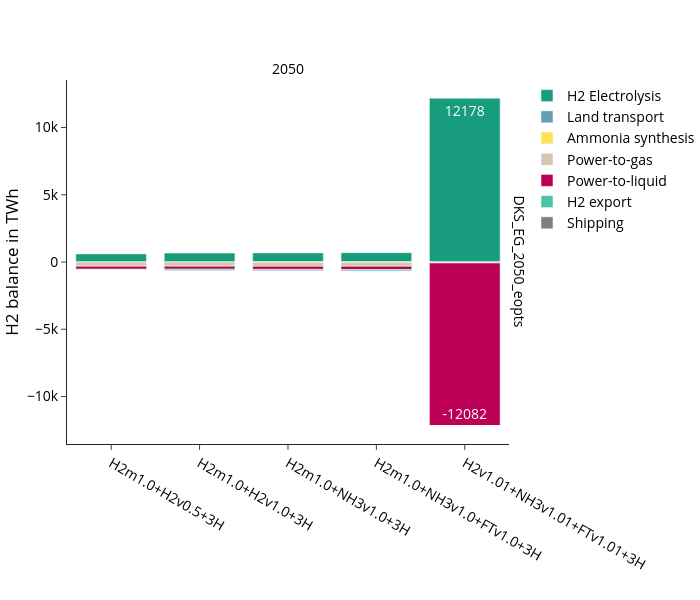

The cell this chart's notebook holds for it:
### Code cell
fig_name = "hydrogen_balance_TWh"
fig = px.bar(
    df, 
    **fig_kwargs,
    color_discrete_map=colors["hydrogen"],
    category_orders={
        "variable":list(colors["hydrogen"].keys()),
        "scen": scen_order
        },
    #facet_col_spacing=0.1,
    labels={"value":"H2 balance in TWh","year":"",
            "variable":"", 
            "scen": ""},

)
update_layout(fig)

print("Totals per scenario and year:", demand_sum_df)
fig.show()
#save_plotly_fig(df, fig, fig, sdir, f"{idx_group_name}_{fig_name}")

### Figure 1 — Plotly figure (JSON) as saved in the notebook; plotly's stock layout.template omitted (floating-point values rounded to 4 significant figures)
{"data": [{"hovertemplate": "=%{x}<br>run_name=DKS_EG_2050_eopts<br>H2 balance in TWh=%{text}<extra></extra>", "legendgroup": "H2 Electrolysis", "marker": {"color": "#179c7d", "pattern": {"shape": ""}}, "name": "H2 Electrolysis", "orientation": "v", "showlegend": true, "text": [601.8, 664.1, 676.3, 689.5, 12180.0], "textangle": 0, "textposition": "inside", "texttemplate": "%{y:.0f}", "type": "bar", "x": ["H2m1.0+H2v0.5+3H", "H2m1.0+H2v1.0+3H", "H2m1.0+NH3v1.0+3H", "H2m1.0+NH3v1.0+FTv1.0+3H", "H2v1.01+NH3v1.01+FTv1.01+3H"], "xaxis": "x", "y": [601.8, 664.1, 676.3, 689.5, 12180.0], "yaxis": "y"}, {"hovertemplate": "=%{x}<br>run_name=DKS_EG_2050_eopts<br>H2 balance in TWh=%{text}<extra></extra>", "legendgroup": "Land transport", "marker": {"color": "#669db2", "pattern": {"shape": ""}}, "name": "Land transport", "orientation": "v", "showlegend": true, "text": [-5.3, -5.3, -5.3, -5.3, -5.3], "textangle": 0, "textposition": "inside", "texttemplate": "%{y:.0f}", "type": "bar", "x": ["H2m1.0+H2v0.5+3H", "H2m1.0+H2v1.0+3H", "H2m1.0+NH3v1.0+3H", "H2m1.0+NH3v1.0+FTv1.0+3H", "H2v1.01+NH3v1.01+FTv1.01+3H"], "xaxis": "x", "y": [-5.3, -5.3, -5.3, -5.3, -5.3], "yaxis": "y"}, {"hovertemplate": "=%{x}<br>run_name=DKS_EG_2050_eopts<br>H2 balance in TWh=%{text}<extra></extra>", "legendgroup": "Ammonia synthesis", "marker": {"color": "#fce356", "pattern": {"shape": ""}}, "name": "Ammonia synthesis", "orientation": "v", "showlegend": true, "text": [-12.1, -12.1], "textangle": 0, "textposition": "inside", "texttemplate": "%{y:.0f}", "type": "bar", "x": ["H2m1.0+NH3v1.0+3H", "H2m1.0+NH3v1.0+FTv1.0+3H"], "xaxis": "x", "y": [-12.1, -12.1], "yaxis": "y"}, {"hovertemplate": "=%{x}<br>run_name=DKS_EG_2050_eopts<br>H2 balance in TWh=%{text}<extra></extra>", "legendgroup": "Power-to-gas", "marker": {"color": "#d3c7ae", "pattern": {"shape": ""}}, "name": "Power-to-gas", "orientation": "v", "showlegend": true, "text": [-303.0, -302.9, -303.0, -303.1, -70.3], "textangle": 0, "textposition": "inside", "texttemplate": "%{y:.0f}", "type": "bar", "x": ["H2m1.0+H2v0.5+3H", "H2m1.0+H2v1.0+3H", "H2m1.0+NH3v1.0+3H", "H2m1.0+NH3v1.0+FTv1.0+3H", "H2v1.01+NH3v1.01+FTv1.01+3H"], "xaxis": "x", "y": [-303.0, -302.9, -303.0, -303.1, -70.3], "yaxis": "y"}, {"hovertemplate": "=%{x}<br>run_name=DKS_EG_2050_eopts<br>H2 balance in TWh=%{text}<extra></extra>", "legendgroup": "Power-to-liquid", "marker": {"color": "#bb0056", "pattern": {"shape": ""}}, "name": "Power-to-liquid", "orientation": "v", "showlegend": true, "text": [-228.0, -228.0, -228.0, -241.1, -12080.0], "textangle": 0, "textposition": "inside", "texttemplate": "%{y:.0f}", "type": "bar", "x": ["H2m1.0+H2v0.5+3H", "H2m1.0+H2v1.0+3H", "H2m1.0+NH3v1.0+3H", "H2m1.0+NH3v1.0+FTv1.0+3H", "H2v1.01+NH3v1.01+FTv1.01+3H"], "xaxis": "x", "y": [-228.0, -228.0, -228.0, -241.1, -12080.0], "yaxis": "y"}, {"hovertemplate": "=%{x}<br>run_name=DKS_EG_2050_eopts<br>H2 balance in TWh=%{text}<extra></extra>", "legendgroup": "H2 export", "marker": {"color": "#4CC2A6", "pattern": {"shape": ""}}, "name": "H2 export", "orientation": "v", "showlegend": true, "text": [-62.5, -125.0, -125.0, -125.0, -18.0], "textangle": 0, "textposition": "inside", "texttemplate": "%{y:.0f}", "type": "bar", "x": ["H2m1.0+H2v0.5+3H", "H2m1.0+H2v1.0+3H", "H2m1.0+NH3v1.0+3H", "H2m1.0+NH3v1.0+FTv1.0+3H", "H2v1.01+NH3v1.01+FTv1.01+3H"], "xaxis": "x", "y": [-62.5, -125.0, -125.0, -125.0, -18.0], "yaxis": "y"}, {"hovertemplate": "=%{x}<br>run_name=DKS_EG_2050_eopts<br>H2 balance in TWh=%{text}<extra></extra>", "legendgroup": "Shipping", "marker": {"color": "#7F7F7F", "pattern": {"shape": ""}}, "name": "Shipping", "orientation": "v", "showlegend": true, "text": [-2.9, -2.9, -2.9, -2.9, -2.9], "textangle": 0, "textposition": "inside", "texttemplate": "%{y:.0f}", "type": "bar", "x": ["H2m1.0+H2v0.5+3H", "H2m1.0+H2v1.0+3H", "H2m1.0+NH3v1.0+3H", "H2m1.0+NH3v1.0+FTv1.0+3H", "H2v1.01+NH3v1.01+FTv1.01+3H"], "xaxis": "x", "y": [-2.9, -2.9, -2.9, -2.9, -2.9], "yaxis": "y"}], "layout": {"annotations": [{"font": {}, "showarrow": false, "text": "2050", "x": 0.49, "xanchor": "center", "xref": "paper", "y": 1, "yanchor": "bottom", "yref": "paper"}, {"font": {}, "showarrow": false, "text": "DKS_EG_2050_eopts", "textangle": 90, "x": 0.98, "xanchor": "left", "xref": "paper", "y": 0.5, "yanchor": "middle", "yref": "paper"}], "barmode": "relative", "height": 600, "legend": {"title": {"text": ""}, "tracegroupgap": 0}, "width": 700, "xaxis": {"anchor": "y", "categoryarray": [], "categoryorder": "array", "domain": [0, 0.98], "title": {"text": ""}}, "yaxis": {"anchor": "x", "domain": [0, 1], "title": {"text": "H2 balance in TWh"}}}}
